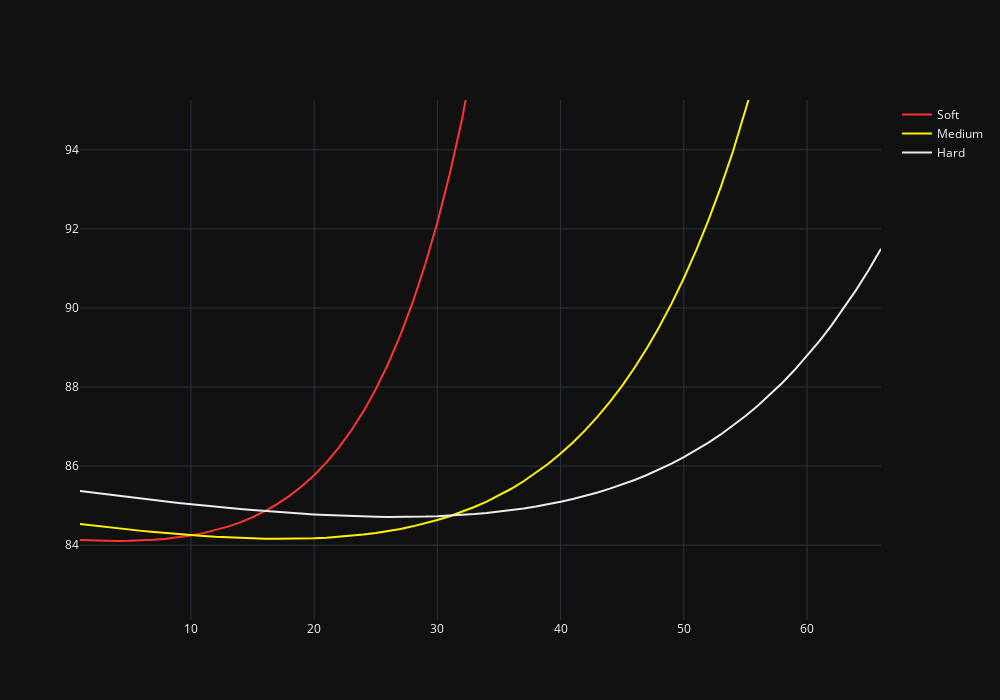

The notebook cell this image was saved under:
### Code cell
hovertemplate = '<b>Lap:</b> %{x}<br><b>Time:</b> %{customdata}'

fig = go.Figure()
fig.add_trace(go.Scatter(x=df_times[df_times['Tyre'] == 'SOFT']['Lap'],
                         y=df_times[df_times['Tyre'] == 'SOFT']['FinalLapTime'],
                         mode='lines',
                         name='Soft',
                         line_color=compound_colors['SOFT'],
                         customdata=df_times[df_times['Tyre'] == 'SOFT']['TimeStr'],
                         hovertemplate=hovertemplate))

fig.add_trace(go.Scatter(x=df_times[df_times['Tyre'] == 'MEDIUM']['Lap'],
                         y=df_times[df_times['Tyre'] == 'MEDIUM']['FinalLapTime'],
                         mode='lines',
                         name='Medium',
                         line_color=compound_colors['MEDIUM'],
                         customdata=df_times[df_times['Tyre'] == 'MEDIUM']['TimeStr'],
                         hovertemplate=hovertemplate))

fig.add_trace(go.Scatter(x=df_times[df_times['Tyre'] == 'HARD']['Lap'],
                         y=df_times[df_times['Tyre'] == 'HARD']['FinalLapTime'],
                         mode='lines',
                         name='Hard',
                         line_color=compound_colors['HARD'],
                         customdata=df_times[df_times['Tyre'] == 'HARD']['TimeStr'],
                         hovertemplate=hovertemplate))

fig.update_layout(width=1000, height=700, template='plotly_dark', yaxis_range=[df_times['FinalLapTime'].min() - 2, df_times['LapTimeSeconds'].max() + 10], hovermode='x')
fig.show()
